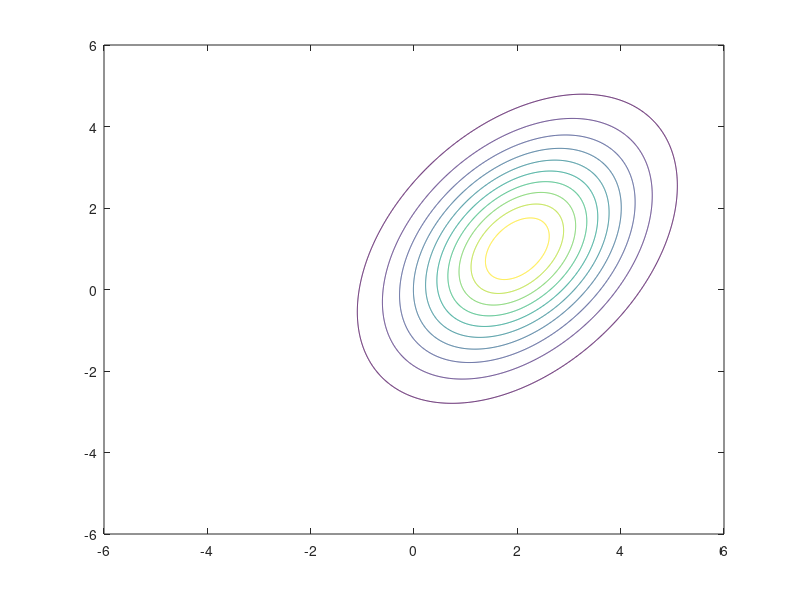

Reproduce this figure in MATLAB. (Note: this script raises an error after producing the figure.)
mu = [2 1];
sigma = [2 1; 1 3];

S = mvnrnd(mu,sigma,500);

x1=[-6:0.01:+6];
x2=[-6:0.01:+6];
[X1,X2] = meshgrid(x1,x2);
X = [X1(:) X2(:)];

y = mvnpdf(X,mu,sigma);
y = reshape(y,length(x2),length(x1));

figure(10)
[M,c] = contour(X1,X2,y);
c.LineWidth = 2;

hold on
plot(S(:,1),S(:,2),'.');
hold off
%f
sigma_h = cov(S)
mu_h = mean(S)
%g
[V,D]=eig(sigma)

inv(V)*sigma*V

inv(V)*sigma_h*V

%h
N = S*inv(sqrtm(sigma_h));

figure(3)
plot(N(:,1),N(:,2),'.');
part_h_mean = mean(N)
part_h_cov = cov(N)

%i
[V,D]=eig(sigma)
figure(4)
plotv(V,'-')

%j
[V,D]=eig(sigma_h)
temp_v = V(:,1);
V(:,1)=V(:,2);
V(:,2)=temp_v;
projected_S = (S-mu)*V;
figure(5)
plot(projected_S(:,1),projected_S(:,2),'.');
cov(projected_S);
mean(projected_S);

%k
cov_n = cov(N)
[V_N,D_N]=eig(cov(N))
